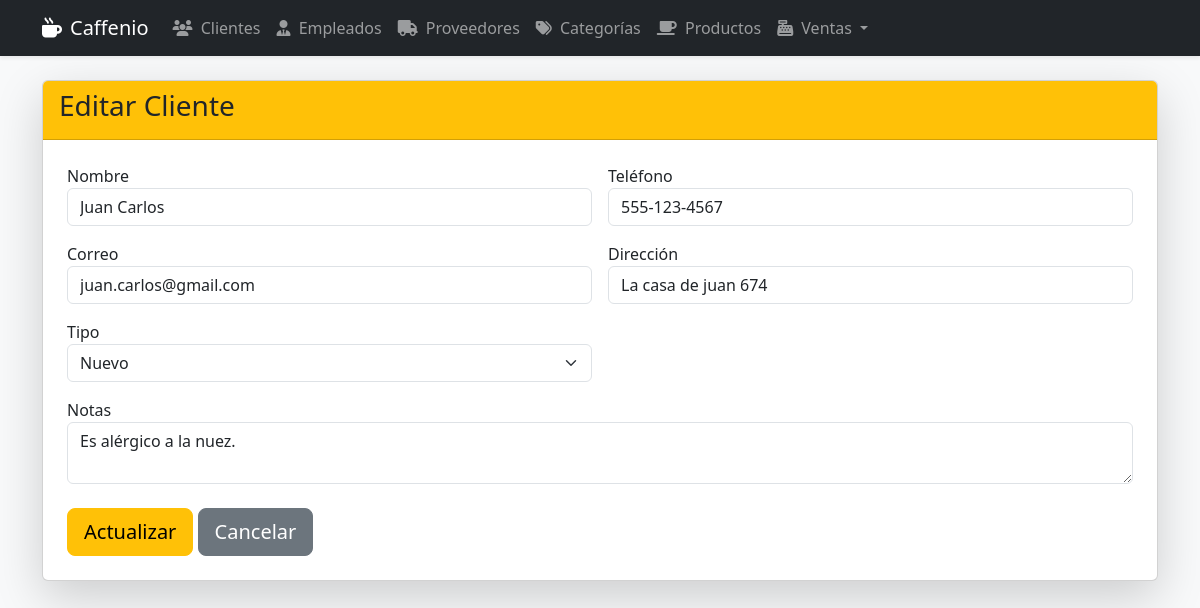
The app's page /cliente/actualizar/1/ with its own data.
### app_Caffenio/models.py (models this page shows, shortened)
class Cliente(models.Model):
    nombre = models.CharField(max_length=100)
    telefono = models.CharField(max_length=15)
    correo = models.EmailField(unique=True)
    direccion = models.CharField(max_length=200)
    fecha_registro = models.DateField(auto_now_add=True)
    tipo_cliente = models.CharField(max_length=20, choices=[('regular', 'Regular'), ('frecuente', 'Frecuente'), ('nuevo', 'Nuevo')], default='nuevo')
    notas = models.TextField(blank=True)

### app_Caffenio/views.py (the view)
# urls.py: path('cliente/actualizar/<int:id>/', views.actualizar_cliente, name='actualizar_cliente'),
def actualizar_cliente(request, id):
    cli = get_object_or_404(Cliente, id=id)
    return render(request, 'cliente/actualizar_cliente.html', {'cliente': cli})

### app_Caffenio/templates/cliente/actualizar_cliente.html (shortened to what this page needs)
{% extends 'base.html' %}
{% block content %}
<div class="card shadow-lg mt-4">
    <div class="card-header bg-warning text-dark">
        <h3>Editar Cliente</h3>
    </div>
    <div class="card-body p-4">
        <form method="post" action="{% url 'realizar_actualizacion_cliente' cliente.id %}">
            <div class="row g-3">
                <div class="col-md-6"><label>Nombre</label><input type="text" name="nombre" class="form-control" value="{{ cliente.nombre }}" required></div>
                <div class="col-md-6"><label>Teléfono</label><input type="text" name="telefono" class="form-control" value="{{ cliente.telefono }}" required></div>
                <div class="col-md-6"><label>Correo</label><input type="email" name="correo" class="form-control" value="{{ cliente.correo }}" required></div>
                <div class="col-md-6"><label>Dirección</label><input type="text" name="direccion" class="form-control" value="{{ cliente.direccion }}" required></div>
                <div class="col-md-6"><label>Tipo</label>
                    <select name="tipo_cliente" class="form-select">
                        <option value="nuevo" {% if cliente.tipo_cliente == 'nuevo' %}selected{% endif %}>Nuevo</option>
                    </select>
                </div>
                <div class="col-12"><label>Notas</label><textarea name="notas" class="form-control" rows="2">{{ cliente.notas }}</textarea></div>
            </div>
            <div class="mt-4">
                <button type="submit" class="btn btn-warning btn-lg">Actualizar</button>
                <a href="{% url 'ver_clientes' %}" class="btn btn-secondary btn-lg">Cancelar</a>
            </div>
        </form>
    </div>
</div>
{% endblock %}

### records on screen
Cliente: nombre "Juan Carlos", telefono "555-123-4567", correo "juan.carlos@gmail.com", direccion "La casa de juan 674", tipo_cliente "Nuevo", notas "Es alérgico a la nuez."
